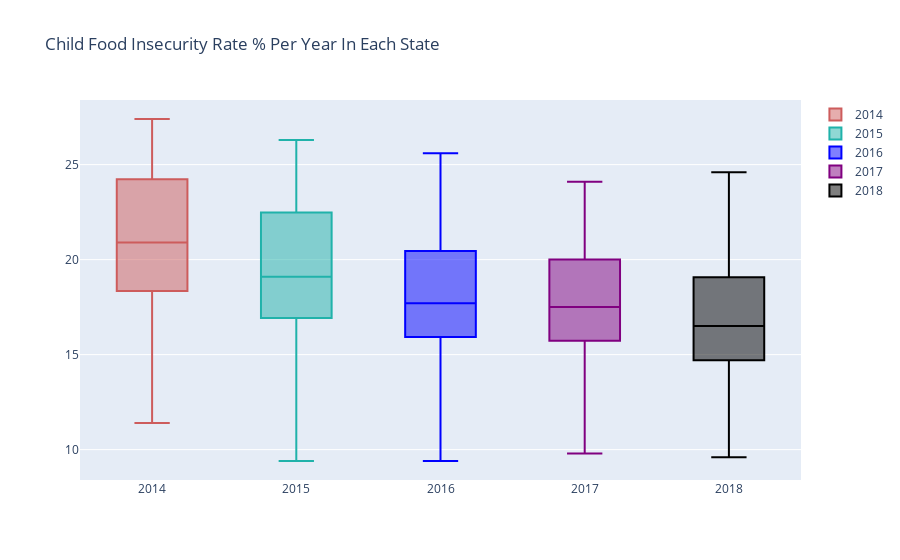

Source (notebook cell):
### Code cell
fig = go.Figure()
fig.add_trace(go.Box(y=df_states_children_food_insecurity['2014 Child Food Insecurity Rate %'], name='2014',
                marker_color = 'indianred'))
fig.add_trace(go.Box(y=df_states_children_food_insecurity['2015 Child Food Insecurity Rate %'], name = '2015',
                marker_color = 'lightseagreen'))
fig.add_trace(go.Box(y=df_states_children_food_insecurity['2016 Child Food Insecurity Rate %'], name='2016',
                marker_color = 'blue'))
fig.add_trace(go.Box(y=df_states_children_food_insecurity['2017 Child Food Insecurity Rate %'], name = '2017',
                marker_color = 'purple'))
fig.add_trace(go.Box(y=df_states_children_food_insecurity['2018 Child Food Insecurity Rate %'], name='2018',
                marker_color = 'black'))

fig.update_layout(title_text="Child Food Insecurity Rate % Per Year In Each State")
fig.show()

### Figure 1 — Plotly figure (JSON) as saved in the notebook; plotly's stock layout.template omitted (floating-point values rounded to 4 significant figures)
{"data": [{"marker": {"color": "indianred"}, "name": "2014", "type": "box", "y": [26.4, 20.4, 26.8, 26.3, 22.9, 18.1, 18.1, 17.8, 25.9, 24.9, 26.1, 22, 19.3, 19.5, 21.2, 17.8, 21.3, 21.9, 24.5, 23.3, 18.3, 15.1, 19.7, 15.2, 27.4, 20.8, 20.1, 19.7, 24.3, 15.5, 16.8, 27.2, 20.9, 24.6, 11.4, 23.8, 23.8, 24.5, 19.3, 20.3, 23.4, 18.5, 24, 25.6, 18.2, 19.1, 16, 21, 21.5, 19.1, 16.8]}, {"marker": {"color": "lightseagreen"}, "name": "2015", "type": "box", "y": [24.1, 19.6, 24, 25, 20.7, 16.5, 16.7, 17.3, 23.6, 22.7, 23.2, 20.1, 17.6, 17.3, 19.1, 16.7, 19.2, 20, 23.4, 21.4, 16.3, 13.5, 18, 13.8, 26.3, 18.6, 18.8, 18.3, 22.4, 12.9, 14.9, 25, 19.4, 22.6, 9.4, 21.9, 22.6, 22.5, 17.9, 18.1, 20.7, 18, 21.1, 23.8, 16.4, 15.7, 14.4, 19, 20.8, 17, 16.9]}, {"marker": {"color": "blue"}, "name": "2016", "type": "box", "y": [22.5, 18.6, 22.7, 23.2, 19, 15.1, 15.6, 16.8, 22.2, 20.7, 20.9, 17.8, 16.7, 15.7, 17.7, 15.9, 18.3, 19.2, 23.1, 19.8, 15.3, 12.1, 16.3, 12.7, 24.4, 17.4, 17, 17.3, 20.5, 11.4, 13.5, 25.6, 17.9, 20.9, 9.4, 20.3, 22.7, 20, 16.9, 17.4, 18.9, 16.5, 19.7, 23, 15.4, 15.7, 13.3, 17.5, 20.2, 16, 16.7]}, {"marker": {"color": "purple"}, "name": "2017", "type": "box", "y": [22.3, 18.7, 21.3, 23.6, 18.1, 14, 15.5, 17, 21.2, 20.4, 20, 17.5, 15.8, 15.7, 17.4, 15.3, 18.3, 18.4, 23, 18.5, 15.2, 11.7, 15.9, 12.6, 22.9, 17.5, 16.1, 17.4, 20, 12.3, 13.2, 24.1, 17.6, 20.1, 9.8, 19.6, 22.2, 18.9, 16.4, 17.3, 18.3, 16.4, 18.9, 22.5, 14.7, 15.9, 13.2, 17.3, 20.6, 15.4, 17.4]}, {"marker": {"color": "black"}, "name": "2018", "type": "box", "y": [23.1, 18.1, 19, 23.1, 15.2, 12.2, 16, 19, 19.1, 19.4, 16.2, 18.4, 12.6, 12.7, 17.5, 13.9, 18.4, 18.9, 24.6, 19.1, 16.1, 10.1, 14.7, 12.4, 23, 15.2, 15.9, 16.7, 19.5, 13.3, 11.3, 23.8, 16.9, 19.3, 9.6, 18.9, 21.8, 16, 15.1, 17.8, 16.2, 16.5, 17.7, 21.6, 12.1, 15.2, 12.5, 14.7, 20.3, 14.1, 15.9]}], "layout": {"autosize": true, "title": {"text": "Child Food Insecurity Rate % Per Year In Each State"}, "xaxis": {"autorange": true, "range": [-0.5, 4.5], "type": "category"}, "yaxis": {"autorange": true, "range": [8.4, 28.4], "type": "linear"}}}
